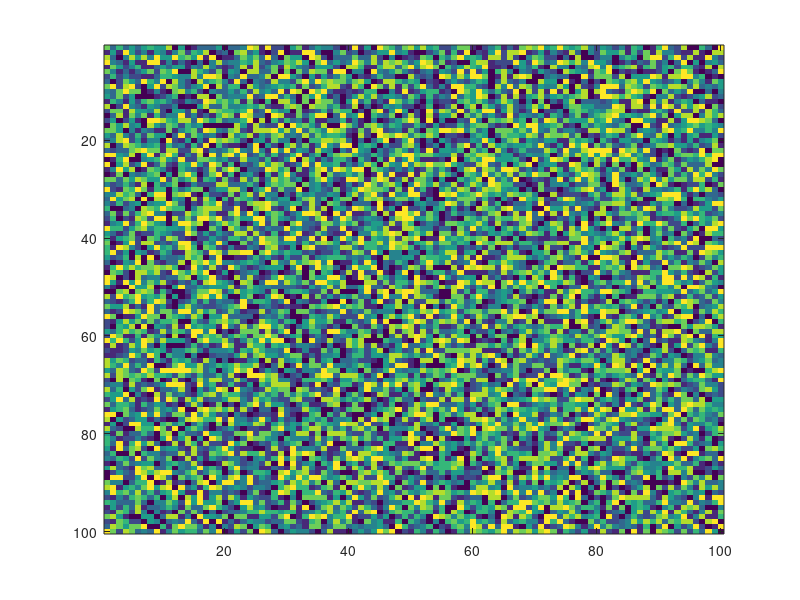

This figure's MATLAB source: (Note: this script raises an error after producing the figure.)
function MaximizeFigure(hf, iMonitor)
%MAXIMIZEFIGURE maximizes a figure on a given screen
if (nargin == 0) %DEMO
    close all;
    hf = figure('Name', 'Monitor1');
    imagesc(randi(10, 100, 100)); axis tight;
    maximizeFigure(hf);
        
    hf = figure('Name', 'Monitor2');
    imagesc(randi(10, 100, 100)); axis tight;
    maximizeFigure(hf, 2);
    
    return;
end

if (nargin < 2)
    iMonitor = 1;
end

MP = get(0, 'MonitorPositions');

if size(MP, 1) == 1  % Single monitor
    iMonitor = 1;
end

curPos = get(hf, 'Position');
%ensure figure on selected monitor
set(hf, 'Position', [MP(iMonitor, 1:2), curPos(3:4)]);

pause(0.00001);

warning('off','MATLAB:HandleGraphics:ObsoletedProperty:JavaFrame');

jFig = get(hf, 'JavaFrame');
jFig.setMaximized(true);

warning('on','MATLAB:HandleGraphics:ObsoletedProperty:JavaFrame');
end